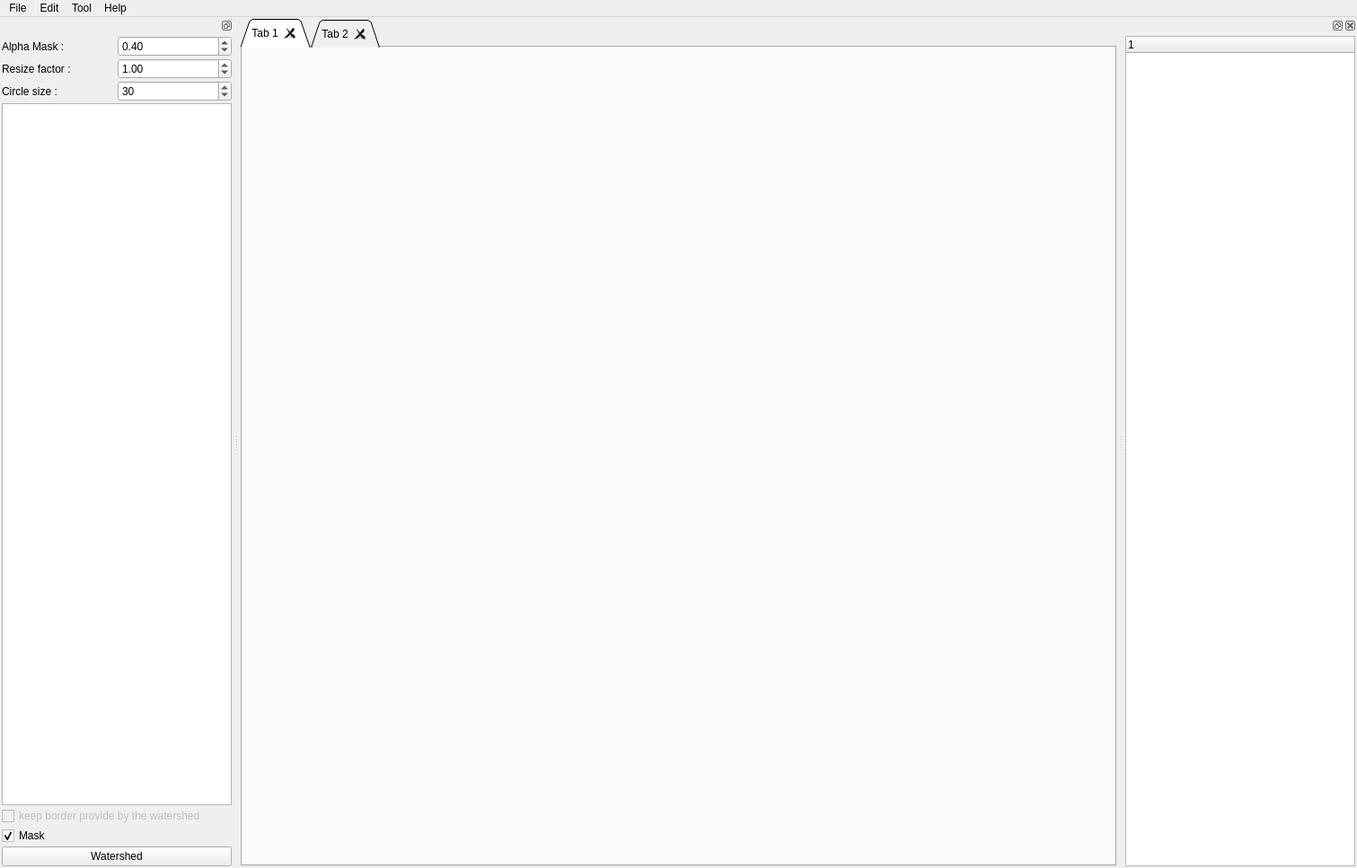
<?xml version="1.0" encoding="UTF-8"?>
<ui version="4.0">
 <class>MainWindow</class>
 <widget class="QMainWindow" name="MainWindow">
  <property name="geometry">
   <rect>
    <x>0</x>
    <y>0</y>
    <width>1511</width>
    <height>967</height>
   </rect>
  </property>
  <property name="windowTitle">
   <string>PixelAnnotationTool</string>
  </property>
  <property name="toolButtonStyle">
   <enum>Qt::ToolButtonIconOnly</enum>
  </property>
  <property name="animated">
   <bool>true</bool>
  </property>
  <property name="documentMode">
   <bool>true</bool>
  </property>
  <property name="dockNestingEnabled">
   <bool>true</bool>
  </property>
  <property name="dockOptions">
   <set>QMainWindow::AllowNestedDocks|QMainWindow::AllowTabbedDocks|QMainWindow::AnimatedDocks|QMainWindow::ForceTabbedDocks|QMainWindow::GroupedDragging|QMainWindow::VerticalTabs</set>
  </property>
  <widget class="QWidget" name="centralwidget">
   <layout class="QGridLayout" name="gridLayout_2">
    <property name="leftMargin">
     <number>2</number>
    </property>
    <property name="topMargin">
     <number>2</number>
    </property>
    <property name="rightMargin">
     <number>2</number>
    </property>
    <property name="bottomMargin">
     <number>2</number>
    </property>
    <property name="spacing">
     <number>2</number>
    </property>
    <item row="0" column="0">
     <widget class="QTabWidget" name="tabWidget">
      <property name="tabShape">
       <enum>QTabWidget::Triangular</enum>
      </property>
      <property name="currentIndex">
       <number>0</number>
      </property>
      <property name="elideMode">
       <enum>Qt::ElideLeft</enum>
      </property>
      <property name="usesScrollButtons">
       <bool>true</bool>
      </property>
      <property name="documentMode">
       <bool>false</bool>
      </property>
      <property name="tabsClosable">
       <bool>true</bool>
      </property>
      <property name="movable">
       <bool>true</bool>
      </property>
      <widget class="QWidget" name="tab">
       <attribute name="title">
        <string>Tab 1</string>
       </attribute>
      </widget>
      <widget class="QWidget" name="tab_2">
       <attribute name="title">
        <string>Tab 2</string>
       </attribute>
      </widget>
     </widget>
    </item>
   </layout>
  </widget>
  <widget class="QMenuBar" name="menubar">
   <property name="geometry">
    <rect>
     <x>0</x>
     <y>0</y>
     <width>1511</width>
     <height>26</height>
    </rect>
   </property>
   <widget class="QMenu" name="menuFile">
    <property name="title">
     <string>File</string>
    </property>
    <addaction name="actionOpenDir"/>
   </widget>
   <widget class="QMenu" name="menuEdit">
    <property name="title">
     <string>Edit</string>
    </property>
   </widget>
   <widget class="QMenu" name="menuTool">
    <property name="title">
     <string>Tool</string>
    </property>
    <addaction name="actionClear"/>
    <addaction name="actionPreprocess_image"/>
   </widget>
   <widget class="QMenu" name="menuHelp">
    <property name="title">
     <string>Help</string>
    </property>
    <addaction name="actionAbout"/>
   </widget>
   <addaction name="menuFile"/>
   <addaction name="menuEdit"/>
   <addaction name="menuTool"/>
   <addaction name="menuHelp"/>
  </widget>
  <widget class="QDockWidget" name="dock_label">
   <property name="features">
    <set>QDockWidget::DockWidgetFloatable|QDockWidget::DockWidgetMovable</set>
   </property>
   <attribute name="dockWidgetArea">
    <number>1</number>
   </attribute>
   <widget class="QWidget" name="dockWidgetContents">
    <layout class="QVBoxLayout" name="verticalLayout_2">
     <property name="spacing">
      <number>2</number>
     </property>
     <property name="leftMargin">
      <number>2</number>
     </property>
     <property name="topMargin">
      <number>2</number>
     </property>
     <property name="rightMargin">
      <number>2</number>
     </property>
     <property name="bottomMargin">
      <number>2</number>
     </property>
     <item>
      <layout class="QVBoxLayout" name="verticalLayout">
       <item>
        <layout class="QHBoxLayout" name="horizontalLayout">
         <item>
          <widget class="QLabel" name="label_2">
           <property name="text">
            <string>Alpha Mask :</string>
           </property>
          </widget>
         </item>
         <item>
          <widget class="QDoubleSpinBox" name="spinbox_alpha">
           <property name="maximum">
            <double>1.000000000000000</double>
           </property>
           <property name="singleStep">
            <double>0.010000000000000</double>
           </property>
           <property name="value">
            <double>0.400000000000000</double>
           </property>
          </widget>
         </item>
        </layout>
       </item>
       <item>
        <layout class="QHBoxLayout" name="horizontalLayout_2">
         <item>
          <widget class="QLabel" name="label">
           <property name="text">
            <string>Resize factor : </string>
           </property>
          </widget>
         </item>
         <item>
          <widget class="QDoubleSpinBox" name="spinbox_scale">
           <property name="minimum">
            <double>0.500000000000000</double>
           </property>
           <property name="maximum">
            <double>8.000000000000000</double>
           </property>
           <property name="singleStep">
            <double>0.500000000000000</double>
           </property>
           <property name="value">
            <double>1.000000000000000</double>
           </property>
          </widget>
         </item>
        </layout>
       </item>
       <item>
        <layout class="QHBoxLayout" name="horizontalLayout_3">
         <item>
          <widget class="QLabel" name="label_3">
           <property name="text">
            <string>Circle size :</string>
           </property>
          </widget>
         </item>
         <item>
          <widget class="QSpinBox" name="spinbox_pen_size">
           <property name="minimum">
            <number>0</number>
           </property>
           <property name="singleStep">
            <number>5</number>
           </property>
           <property name="value">
            <number>30</number>
           </property>
          </widget>
         </item>
        </layout>
       </item>
       <item>
        <widget class="QListWidget" name="list_label"/>
       </item>
       <item>
        <widget class="QCheckBox" name="checkbox_border_ws">
         <property name="enabled">
          <bool>false</bool>
         </property>
         <property name="text">
          <string>keep border provide by the watershed</string>
         </property>
        </widget>
       </item>
       <item>
        <widget class="QCheckBox" name="checkbox_manuel_mask">
         <property name="text">
          <string>Mask</string>
         </property>
         <property name="checkable">
          <bool>true</bool>
         </property>
         <property name="checked">
          <bool>true</bool>
         </property>
        </widget>
       </item>
       <item>
        <widget class="QPushButton" name="button_watershed">
         <property name="text">
          <string>Watershed</string>
         </property>
        </widget>
       </item>
      </layout>
     </item>
    </layout>
   </widget>
  </widget>
  <widget class="QDockWidget" name="dockWidget_3">
   <attribute name="dockWidgetArea">
    <number>2</number>
   </attribute>
   <widget class="QWidget" name="dockWidgetContents_3">
    <layout class="QVBoxLayout" name="verticalLayout_3">
     <property name="spacing">
      <number>2</number>
     </property>
     <property name="leftMargin">
      <number>2</number>
     </property>
     <property name="topMargin">
      <number>2</number>
     </property>
     <property name="rightMargin">
      <number>2</number>
     </property>
     <property name="bottomMargin">
      <number>2</number>
     </property>
     <item>
      <widget class="QTreeWidget" name="tree_widget_img">
       <column>
        <property name="text">
         <string notr="true">1</string>
        </property>
       </column>
      </widget>
     </item>
    </layout>
   </widget>
  </widget>
  <action name="actionOpen_Image">
   <property name="text">
    <string>Open image</string>
   </property>
   <property name="shortcut">
    <string>Ctrl+O</string>
   </property>
  </action>
  <action name="actionQuit">
   <property name="icon">
    <iconset resource="resources.qrc">
     <normaloff>:/exit.png</normaloff>:/exit.png</iconset>
   </property>
   <property name="text">
    <string>Quit</string>
   </property>
  </action>
  <action name="actionUndo">
   <property name="text">
    <string>Undo</string>
   </property>
  </action>
  <action name="actionRedo">
   <property name="text">
    <string>Redo</string>
   </property>
  </action>
  <action name="actionClear">
   <property name="text">
    <string>Clear mask</string>
   </property>
  </action>
  <action name="actionSave">
   <property name="icon">
    <iconset resource="resources.qrc">
     <normaloff>:/save.png</normaloff>:/save.png</iconset>
   </property>
   <property name="text">
    <string>Save mask</string>
   </property>
   <property name="shortcut">
    <string>Ctrl+S</string>
   </property>
  </action>
  <action name="actionSave_config_file">
   <property name="text">
    <string>Save config file</string>
   </property>
  </action>
  <action name="actionOpen_config_file">
   <property name="text">
    <string>Open config file</string>
   </property>
  </action>
  <action name="actionOpenDir">
   <property name="icon">
    <iconset resource="resources.qrc">
     <normaloff>:/open.png</normaloff>:/open.png</iconset>
   </property>
   <property name="text">
    <string>Open directory</string>
   </property>
  </action>
  <action name="actionAbout">
   <property name="text">
    <string>About</string>
   </property>
  </action>
  <action name="actionOpen_jsq">
   <property name="text">
    <string>Open JSQ</string>
   </property>
  </action>
  <action name="actionPreprocess_image">
   <property name="checkable">
    <bool>true</bool>
   </property>
   <property name="text">
    <string>Preprocess image</string>
   </property>
  </action>
 </widget>
 <resources>
  <include location="resources.qrc"/>
  <include location="resources.qrc"/>
 </resources>
 <connections>
  <connection>
   <sender>actionQuit</sender>
   <signal>triggered()</signal>
   <receiver>MainWindow</receiver>
   <slot>close()</slot>
   <hints>
    <hint type="sourcelabel">
     <x>-1</x>
     <y>-1</y>
    </hint>
    <hint type="destinationlabel">
     <x>523</x>
     <y>272</y>
    </hint>
   </hints>
  </connection>
 </connections>
</ui>
